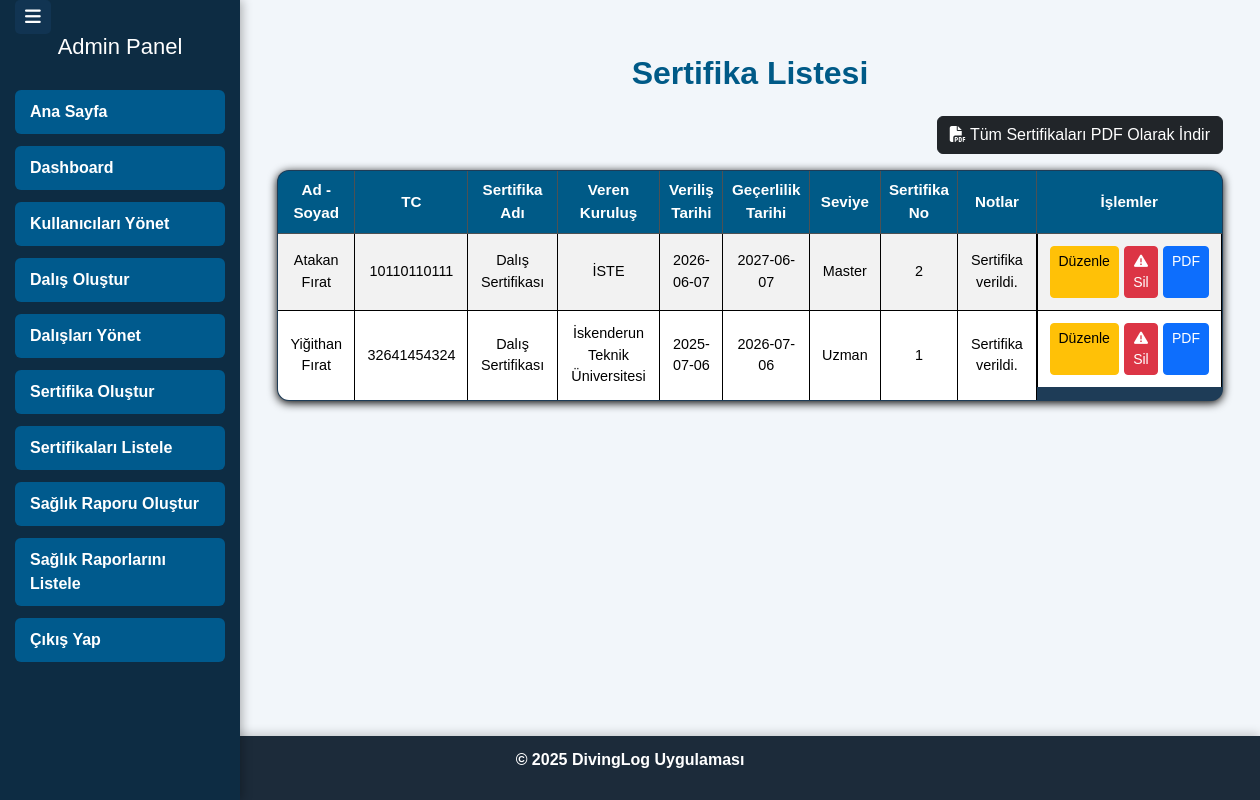
/admin/certificate_list.php, run on the app's committed database.
### tables this page shows
CREATE TABLE `certificate` (
  `id` int(11) NOT NULL,
  `full_name` varchar(100) NOT NULL,
  `tc` varchar(11) NOT NULL,
  `certificate_name` varchar(100) NOT NULL,
  `issuing_organization` varchar(100) DEFAULT NULL,
  `issue_date` date DEFAULT NULL,
  `expiration_date` date DEFAULT NULL,
  `certificate_level` varchar(50) DEFAULT NULL,
  `certificate_number` varchar(50) DEFAULT NULL,
  `notes` text DEFAULT NULL,
  `created_at` timestamp NOT NULL DEFAULT current_timestamp()
);

### src/admin/certificate_list.php (the view, shortened to what this page needs)
<?php
include('../../config.php');
$perPage = 25;
$page = isset($_GET['page']) && is_numeric($_GET['page']) ? (int) $_GET['page'] : 1;
$offset = ($page - 1) * $perPage;
$query = "SELECT * FROM certificate ORDER BY issue_date DESC LIMIT $perPage OFFSET $offset";
$result = mysqli_query($mysqlB, $query);
?>
<!DOCTYPE html>
<html lang="tr">
<head>
    <link href="https://cdn.jsdelivr.net/npm/bootstrap@5.3.3/dist/css/bootstrap.min.css" rel="stylesheet" />
    <link href="https://cdnjs.cloudflare.com/ajax/libs/font-awesome/6.5.2/css/all.min.css" rel="stylesheet" />
    <link rel="stylesheet" href="../CSS/certificate_list.css" />
</head>
<body>
    <div class="page-wrapper">
        <div class="sidebar">
            <div class="sidebar-header">
                <button class="menu-toggle" onclick="toggleSidebar()" aria-label="Toggle sidebar">
                    <i class="fas fa-bars"></i>
                </button>
                <h2>Admin Panel</h2>
            </div>
            <ul>
                <li><a href="../index.php">Ana Sayfa</a></li>
                <li><a href="dashboard.php">Dashboard</a></li>
                <li><a href="manage_users.php">Kullanıcıları Yönet</a></li>
                <li><a href="diving.php">Dalış Oluştur</a></li>
                <li><a href="manage_diving.php">Dalışları Yönet</a></li>
                <li><a href="certificate.php">Sertifika Oluştur</a></li>
                <li><a href="certificate_list.php">Sertifikaları Listele</a></li>
                <li><a href="health_inspection.php">Sağlık Raporu Oluştur</a></li>
                <li><a href="health_inspection_list.php">Sağlık Raporlarını Listele</a></li>
                <li><a href="../users/exit.php">Çıkış Yap</a></li>
            </ul>
        </div>
        <main class="content-container">
            <div class="container mt-4">
                <h1 class="mb-4">Sertifika Listesi</h1>
                <div class="all_pdf d-flex justify-content-end mb-3">
                    <a href="export_all_certificate_pdf.php" class="btn btn-dark">
                        <i class="fas fa-file-pdf"></i> Tüm Sertifikaları PDF Olarak İndir
                    </a>
                </div>
                <?php if (mysqli_num_rows($result) > 0): ?>
                    <table class="table table-bordered table-striped">
                        <thead class="table-dark">
                            <tr>
                                <th>Ad - Soyad</th>
                                <th>TC</th>
                                <th>Sertifika Adı</th>
                                <th>Veren Kuruluş</th>
                                <th>Veriliş Tarihi</th>
                                <th>Geçerlilik Tarihi</th>
                                <th>Seviye</th>
                                <th>Sertifika No</th>
                                <th>Notlar</th>
                                <th>İşlemler</th>
                            </tr>
                        </thead>
                        <tbody>
                            <?php while ($row = mysqli_fetch_assoc($result)): ?>
                                <tr>
                                    <td><?= htmlspecialchars($row['full_name'] ?? 'Bilinmiyor') ?></td>
                                    <td><?= htmlspecialchars($row['tc']) ?></td>
                                    <td><?= htmlspecialchars($row['certificate_name']) ?></td>
                                    <td><?= htmlspecialchars($row['issuing_organization']) ?></td>
                                    <td><?= htmlspecialchars($row['issue_date']) ?></td>
                                    <td><?= htmlspecialchars($row['expiration_date']) ?></td>
                                    <td><?= htmlspecialchars($row['certificate_level']) ?></td>
                                    <td><?= htmlspecialchars($row['certificate_number']) ?></td>
                                    <td><?= nl2br(htmlspecialchars($row['notes'])) ?></td>
                                    <td class="action-buttons">
                                        <a href="edit_certificate.php?id=<?= $row['id'] ?>" class="btn btn-warning btn-sm">Düzenle</a>
                                        <button class="btn btn-danger btn-sm" data-bs-toggle="modal" data-bs-target="#deleteModal" onclick="setDeleteId(<?= $row['id'] ?>)">
                                            <i class="fas fa-exclamation-triangle"></i> Sil
                                        </button>
                                        <a href="export_certificate_pdf.php?id=<?= $row['id'] ?>" class="btn btn-primary btn-sm">PDF</a>
                                    </td>
                                </tr>
                            <?php endwhile; ?>
                        </tbody>
                    </table>
                <?php else: ?>
                    <div class="alert alert-info text-center">Henüz kayıtlı sertifika bulunmamaktadır.</div>
                <?php endif; ?>
            </div>
        </main>
    </div>
    <footer>
        <p>&copy; 2025 DivingLog Uygulaması</p>
    </footer>
</body>
</html>

### src/CSS/certificate_list.css (style rules this page uses)
html, body { margin: 0; padding: 0; background-color: #1e3c57; font-family: Arial, sans-serif; }
.page-wrapper { display: flex; min-height: 100vh; position: relative; }
.content-container { margin-left: 240px; padding: 30px 25px 90px 25px; background-color: #f2f6fa; flex: 1; transition: margin-left 0.3s ease; }
.sidebar { position: fixed; top: 0; left: 0; width: 240px; height: 100vh; background-color: #0d2c43; padding: 0px 15px; box-shadow: 2px 0 10px rgba(0, 0, 0, 0.3); z-index: 1000; display: flex; flex-direction: column; transition: transform 0.3s ease; }
.sidebar h2 { color: #ffffff; font-size: 22px; text-align: center; margin-bottom: 30px; }
.menu-toggle { background-color: #113452; padding: 8px 10px; border-radius: 5px; cursor: pointer; color: white; font-size: 18px; transition: background-color 0.3s ease; border: none; display: flex; align-items: center; justify-content: center; user-select: none; }
.sidebar ul { list-style: none; padding: 0; margin: 0; display: flex; flex-direction: column; gap: 12px; }
.sidebar ul li a { text-decoration: none; color: #fff; font-weight: bold; background-color: #005a8d; padding: 10px 15px; border-radius: 6px; transition: background-color 0.3s ease; display: block; }
h1 { font-size: 2rem; font-weight: bold; color: #005a87; text-align: center; margin-bottom: 30px; }
.table { background-color: #1e3c57; border-radius: 12px; overflow: hidden; box-shadow: 0 2px 10px #000; border: 1px solid #000; }
.table thead th { background-color: #005a87; color: #fff; text-align: center; vertical-align: middle; font-size: 0.95rem; }
.table td { vertical-align: middle; text-align: center; font-size: 0.9rem; padding: 12px; }
.table-striped tbody tr:nth-of-type(odd) { background-color: #1e3c57; }
.action-buttons { display: flex; gap: 5px; justify-content: center; }
footer { background-color: #1c2b3a; color: #ffffff; text-align: center; font-weight: bold; padding: 12px 0; width: 100%; position: fixed; left: 0; bottom: 0; z-index: 900; box-shadow: 0 -2px 10px rgba(0, 0, 0, 0.2); }
footer p { font-weight: bolder; }

### data on the page
certificate: full_name "Atakan Fırat", tc "10110110111", certificate_name "Dalış Sertifikası", issuing_organization "İSTE", issue_date "2026-06-07", expiration_date "2027-06-07", certificate_level "Master", certificate_number "2", notes "Sertifika verildi."
certificate: full_name "Yiğithan Fırat", tc "32641454324", certificate_name "Dalış Sertifikası", issuing_organization "İskenderun Teknik Üniversitesi", issue_date "2025-07-06", expiration_date "2026-07-06", certificate_level "Uzman", certificate_number "1", notes "Sertifika verildi."
